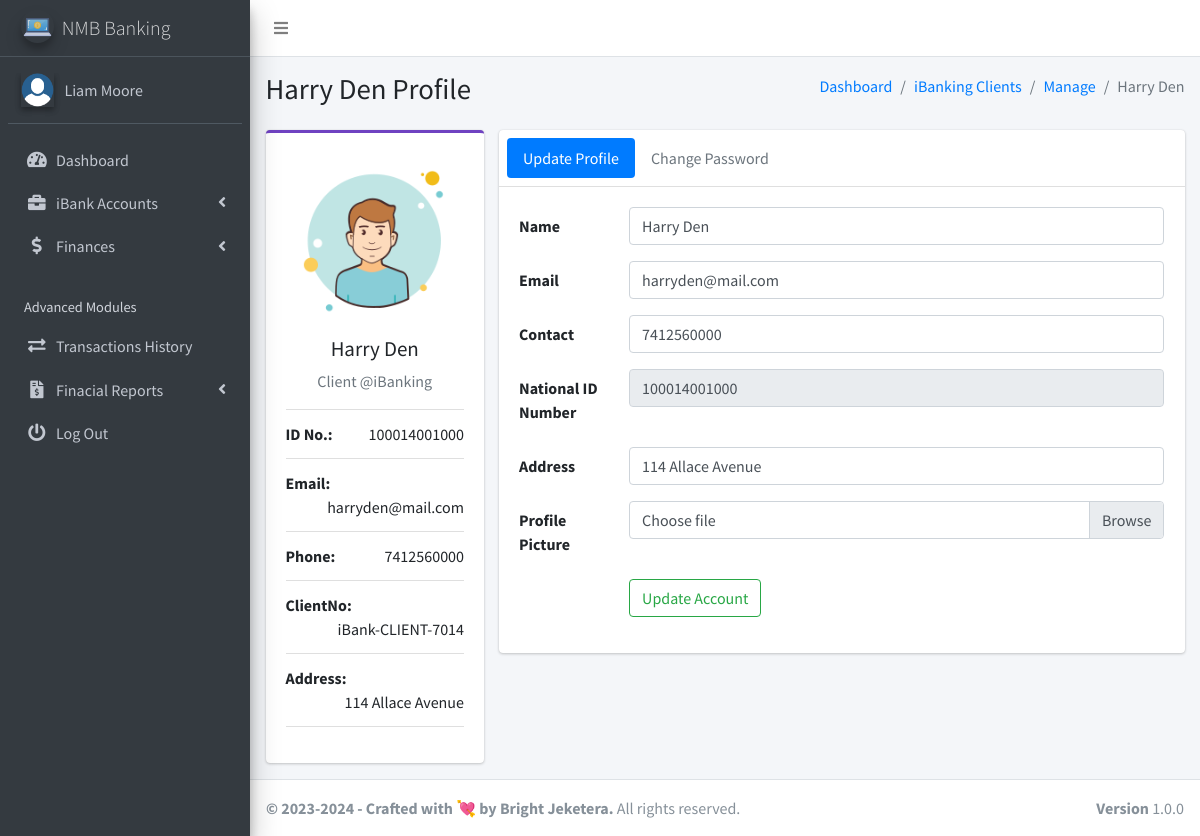
The app's page /client/pages_view_client.php?client_number=iBank-CLIENT-7014 (signed in) with its own data.
### tables this page shows
CREATE TABLE `ib_systemsettings` (
  `id` int(20) NOT NULL,
  `sys_name` longtext NOT NULL,
  `sys_tagline` longtext NOT NULL,
  `sys_logo` varchar(200) NOT NULL
);

CREATE TABLE `ib_clients` (
  `client_id` int(11) NOT NULL,
  `name` varchar(200) NOT NULL,
  `national_id` varchar(200) NOT NULL,
  `phone` varchar(200) NOT NULL,
  `address` varchar(200) NOT NULL,
  `email` varchar(200) UNIQUE NOT NULL ,
  `password` varchar(200) NOT NULL,
  `profile_pic` varchar(200),
  `face_login_token` varchar(200),
  `acc_token` varchar(200),
  `client_number` varchar(200) NOT NULL,
  `last_login_ip` varchar(200) NOT NULL,
  `last_login_agent` varchar(200) NOT NULL,
  `last_login_attempts` int default 0
);

### client/pages_view_client.php (the view, shortened to what this page needs)
<?php
include('conf/config.php');
?>
<!DOCTYPE html>
<html>
<?php include("dist/_partials/head.php"); ?>
<body class="hold-transition sidebar-mini layout-fixed layout-navbar-fixed">
    <div class="wrapper">
        <?php include("dist/_partials/nav.php"); ?>
        <?php include("dist/_partials/sidebar.php"); ?>
        <div class="content-wrapper">
            <?php
            $client_number = $_GET['client_number'];
            $ret = "SELECT * FROM  ib_clients  WHERE client_number = ? ";
            $stmt = $mysqli->prepare($ret);
            $stmt->bind_param('s', $client_number);
            $stmt->execute();
            $res = $stmt->get_result();
            while ($row = $res->fetch_object()) {
                if ($row->profile_pic == '') {
                    $profile_picture = "
                        <img class='img-fluid'
                        src='dist/img/user_icon.png'
                        alt='User profile picture'>
                        ";
                } else {
                    $profile_picture = "
                        <img class=' img-fluid'
                        src='dist/img/$row->profile_pic'
                        alt='User profile picture'>
                        ";
                }
            ?>
                <section class="content-header">
                    <div class="container-fluid">
                        <div class="row mb-2">
                            <div class="col-sm-6">
                                <h1><?php echo $row->name; ?> Profile</h1>
                            </div>
                            <div class="col-sm-6">
                                <ol class="breadcrumb float-sm-right">
                                    <li class="breadcrumb-item"><a href="pages_dashboard.php">Dashboard</a></li>
                                    <li class="breadcrumb-item"><a href="pages_manage_clients.php">iBanking Clients</a></li>
                                    <li class="breadcrumb-item"><a href="pages_manage_clients.php">Manage</a></li>
                                    <li class="breadcrumb-item active"><?php echo $row->name; ?></li>
                                </ol>
                            </div>
                        </div>
                    </div>
                </section>
                <section class="content">
                    <div class="container-fluid">
                        <div class="row">
                            <div class="col-md-3">
                                <div class="card card-purple card-outline">
                                    <div class="card-body box-profile">
                                        <div class="text-center">
                                            <?php echo $profile_picture; ?>
                                        </div>
                                        <h3 class="profile-username text-center"><?php echo $row->name; ?></h3>
                                        <p class="text-muted text-center">Client @iBanking </p>
                                        <ul class="list-group list-group-unbordered mb-3">
                                            <li class="list-group-item">
                                                <b>ID No.: </b> <a class="float-right"><?php echo $row->national_id; ?></a>
                                            </li>
                                            <li class="list-group-item">
                                                <b>Email: </b> <a class="float-right"><?php echo $row->email; ?></a>
                                            </li>
                                            <li class="list-group-item">
                                                <b>Phone: </b> <a class="float-right"><?php echo $row->phone; ?></a>
                                            </li>
                                            <li class="list-group-item">
                                                <b>ClientNo: </b> <a class="float-right"><?php echo $row->client_number; ?></a>
                                            </li>
                                            <li class="list-group-item">
                                                <b>Address: </b> <a class="float-right"><?php echo $row->address; ?></a>
                                            </li>
                                        </ul>
                                    </div>
                                </div>
                            </div>
                            <div class="col-md-9">
                                <div class="card">
                                    <div class="card-header p-2">
                                        <ul class="nav nav-pills">
                                            <li class="nav-item"><a class="nav-link active" href="#update_Profile" data-toggle="tab">Update Profile</a></li>
                                            <li class="nav-item"><a class="nav-link" href="#Change_Password" data-toggle="tab">Change Password</a></li>
                                        </ul>
                                    </div>
                                    <div class="card-body">
                                        <div class="tab-content">
                                            <div class="tab-pane active" id="update_Profile">
                                                <form method="post" enctype="multipart/form-data" class="form-horizontal">
                                                    <div class="form-group row">
                                                        <label for="inputName" class="col-sm-2 col-form-label">Name</label>
                                                        <div class="col-sm-10">
                                                            <input type="text" name="name" required class="form-control" value="<?php echo $row->name; ?>" id="inputName">
                                                        </div>
                                                    </div>
                                                    <div class="form-group row">
                                                        <label for="inputEmail" class="col-sm-2 col-form-label">Email</label>
                                                        <div class="col-sm-10">
                                                            <input type="email" name="email" required value="<?php echo $row->email; ?>" class="form-control" id="inputEmail">
                                                        </div>
                                                    </div>
                                                    <div class="form-group row">
                                                        <label for="inputName2" class="col-sm-2 col-form-label">Contact</label>
                                                        <div class="col-sm-10">
                                                            <input type="text" class="form-control" required name="phone" value="<?php echo $row->phone; ?>" id="inputName2">
                                                        </div>
                                                    </div>
                                                    <div class="form-group row">
                                                        <label for="inputName2" class="col-sm-2 col-form-label">National ID Number</label>
                                                        <div class="col-sm-10">
                                                            <input type="text" class="form-control" required readonly name="national_id" value="<?php echo $row->national_id; ?>" id="inputName2">
                                                        </div>
                                                    </div>
                                                    <div class="form-group row">
                                                        <label for="inputName2" class="col-sm-2 col-form-label">Address</label>
                                                        <div class="col-sm-10">
                                                            <input type="text" class="form-control" required name="address" value="<?php echo $row->address; ?>" id="inputName2">
                                                        </div>
                                                    </div>
                                                    <div class="form-group row">
                                                        <label for="inputName2" class="col-sm-2 col-form-label">Profile Picture</label>
                                                        <div class="input-group col-sm-10">
                                                            <div class="custom-file">
                                                                <label class="custom-file-label  col-form-label" for="exampleInputFile">Choose file</label>
                                                            </div>
                                                        </div>
                                                    </div>
                                                    <div class="form-group row">
                                                        <div class="offset-sm-2 col-sm-10">
                                                            <button name="update_client_account" type="submit" class="btn btn-outline-success">Update Account</button>
                                                        </div>
                                                    </div>
                                                </form>
                                            </div>
                                        </div>
                                    </div>
                                </div>
                            </div>
                        </div>
                    </div>
                </section>
            <?php } ?>
        </div>
        <?php include("dist/_partials/footer.php"); ?>
    </div>
</body>
</html>

### client/dist/_partials/sidebar.php (shortened to what this page needs)
<aside class="main-sidebar sidebar-dark-primary elevation-4">
  <?php
  $client_id = $_SESSION['client_id'];
  $ret = "SELECT * FROM  ib_clients  WHERE client_id = ? ";
  $stmt = $mysqli->prepare($ret);
  $stmt->bind_param('i', $client_id);
  $stmt->execute();
  $res = $stmt->get_result();
  while ($row = $res->fetch_object()) {
    if ($row->profile_pic == '') {
      $profile_picture = "<img src='../admin/dist/img/user_icon.png' class=' elevation-2' alt='User Image'>
                ";
    } else {
      $profile_picture = "<img src='../admin/dist/img/$row->profile_pic' class='elevation-2' alt='User Image'>
                ";
    }
    $ret = "SELECT * FROM `ib_systemsettings` ";
    $stmt = $mysqli->prepare($ret);
    $stmt->execute();
    $res = $stmt->get_result();
    while ($sys = $res->fetch_object()) {
  ?>
      <a href="pages_dashboard.php" class="brand-link">
        <img src="../admin/dist/img/<?php echo $sys->sys_logo;?>" alt="iBanking Logo" class="brand-image img-circle elevation-3" style="opacity: .8">
        <span class="brand-text font-weight-light"><?php echo $sys->sys_name;?></span>
      </a>
      <div class="sidebar">
        <div class="user-panel mt-3 pb-3 mb-3 d-flex">
          <div class="image">
            <?php echo $profile_picture; ?>
          </div>
          <div class="info">
            <a href="/client/pages_account.php" class="d-block"><?php echo $row->name; ?></a>
          </div>
        </div>
        <nav class="mt-2">
          <ul class="nav nav-pills nav-sidebar flex-column" data-widget="treeview" role="menu" data-accordion="false">
            <li class="nav-item has-treeview">
              <a href="pages_dashboard.php" class="nav-link">
                <i class="nav-icon fas fa-tachometer-alt"></i>
                <p>
                  Dashboard
                </p>
              </a>
            </li>
            <li class="nav-item has-treeview">
              <a href="#" class="nav-link">
                <i class="nav-icon fas fa-briefcase"></i>
                <p>
                  iBank Accounts
                  <i class="fas fa-angle-left right"></i>
                </p>
              </a>
            </li>
            <li class="nav-item has-treeview">
              <a href="#" class="nav-link">
                <i class="nav-icon fas fa-dollar-sign"></i>
                <p>
                  Finances
                  <i class="fas fa-angle-left right"></i>
                </p>
              </a>
            </li>
            <li class="nav-header">Advanced Modules</li>
            <li class="nav-item">
              <a href="pages_transactions_engine.php" class="nav-link">
                <i class="nav-icon fas fa-exchange-alt"></i>
                <p>
                  Transactions History
                </p>
              </a>
            </li>
            <li class="nav-item has-treeview">
              <a href="#" class="nav-link">
                <i class="nav-icon fas fa-file-invoice-dollar"></i>
                <p>
                  Finacial Reports
                  <i class="fas fa-angle-left right"></i>
                </p>
              </a>
            </li>
            <li class="nav-item">
              <a href="pages_logout.php" class="nav-link">
                <i class="nav-icon fas fa-power-off"></i>
                <p>
                  Log Out
                </p>
              </a>
            </li>
          </ul>
        </nav>
      </div>
</aside>
<?php
    }
  } ?>

### client/dist/_partials/footer.php
<?php
$ret = "SELECT * FROM `ib_systemsettings` ";
$stmt = $mysqli->prepare($ret);
$stmt->execute();
$res = $stmt->get_result();
while ($sys = $res->fetch_object()) {
?>
  <footer class="main-footer">
    <strong>&copy; 2023-<?php echo date('Y'); ?> - Crafted with 💘 by Bright Jeketera.</strong>
    All rights reserved.
    <div class="float-right d-none d-sm-inline-block">
      <b>Version</b> 1.0.0
    </div>
  </footer>
<?php } ?>

### records on screen
ib_clients: name "Liam Moore"
ib_systemsettings: sys_logo (picture), sys_name "NMB Banking", ib_clients.profile_pic (picture)
ib_clients: name "Harry Den", national "100014001000", email "harryden@mail.com", phone "7412560000", client_number "iBank-CLIENT-7014", address "114 Allace Avenue", national_id "100014001000"
